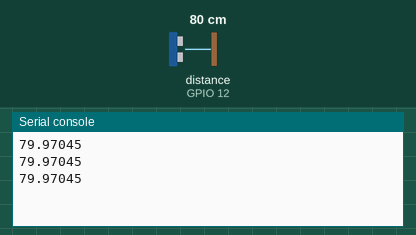
Bench run of a program on a simulated ESP32 board running MicroPython. Parts: the last lines printed to the serial console. Inputs (shaded band) come from the test bench; at power-on: distance to the obstacle (sensor on GPIO 12) 80 cm. The echo pulse lasts 58.3 µs per cm.

Above: at 1.2 s.
1.3 s: distance to the obstacle (sensor on GPIO 12) set to 2 cm
At 1.8 s:
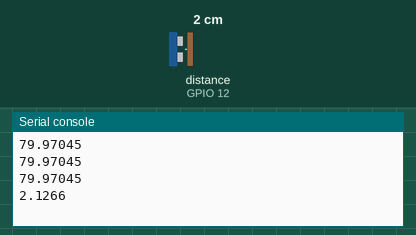
2.8 s: distance to the obstacle (sensor on GPIO 12) set to 4 cm
At 3.4 s:
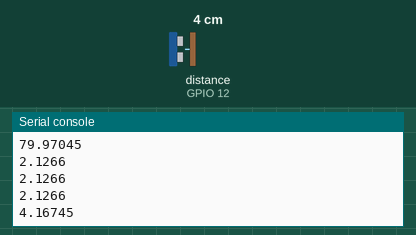
Timing chart, 0 to 5.8 s (numbered marks = the images above; inputs shaded):
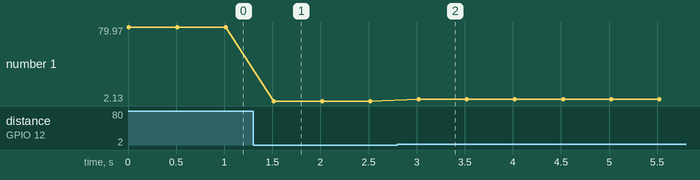

The program:

try.py
```python
import time
import machine

pinUltrasonicEcho = machine.Pin(12, machine.Pin.IN)
pinUltrasonicTrig = machine.Pin(14, machine.Pin.OUT)

def measureDistance():
    # Mengirimkan pluse ultrasonik.
    pinUltrasonicTrig.off()
    time.sleep_us(2)
    pinUltrasonicTrig.on()
    time.sleep_us(10)
    pinUltrasonicTrig.off()

    # Membaca waktu yang dibutuhkan untuk ultrasonik kembali.
    while pinUltrasonicEcho.value() == 0:
        pulseStart = time.ticks_us()
    while pinUltrasonicEcho.value() == 1:
        pulseEnd = time.ticks_us()
    pulseDuration = pulseEnd - pulseStart

    # Menghitung jarak berdasarkan waktu yang dibutuhkan.
    distance = (pulseDuration * 0.0343) / 2
    return distance

while True:
    distance = measureDistance()
    print(distance)
    time.sleep(0.5)
```

Measured:
- after the input at 1.3 s, the serial console: prints a new line after 0.22 s (image 1)
- after the input at 2.8 s, the serial console: prints a new line after 0.22 s (image 2)
- plotted number 1: 79.97 → 2.13 after the input at 1.3 s, 2.13 → 4.17 after the input at 2.8 s
